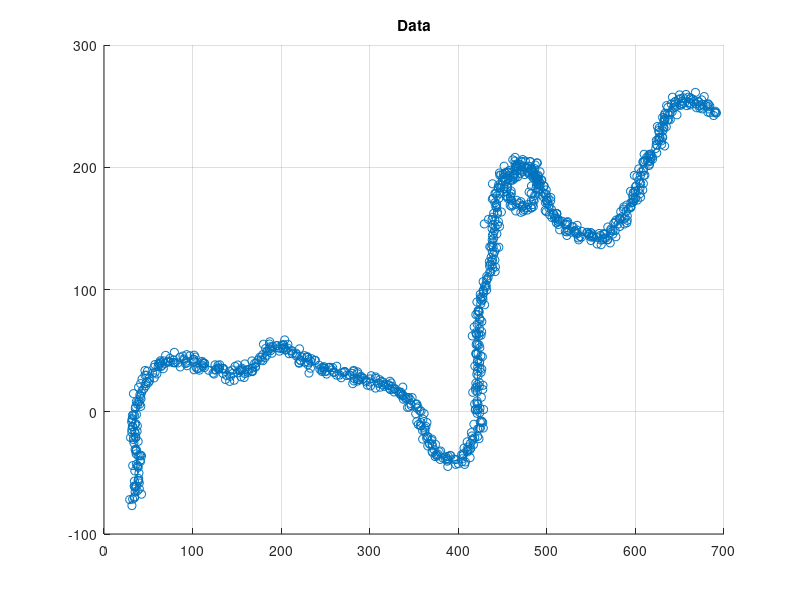
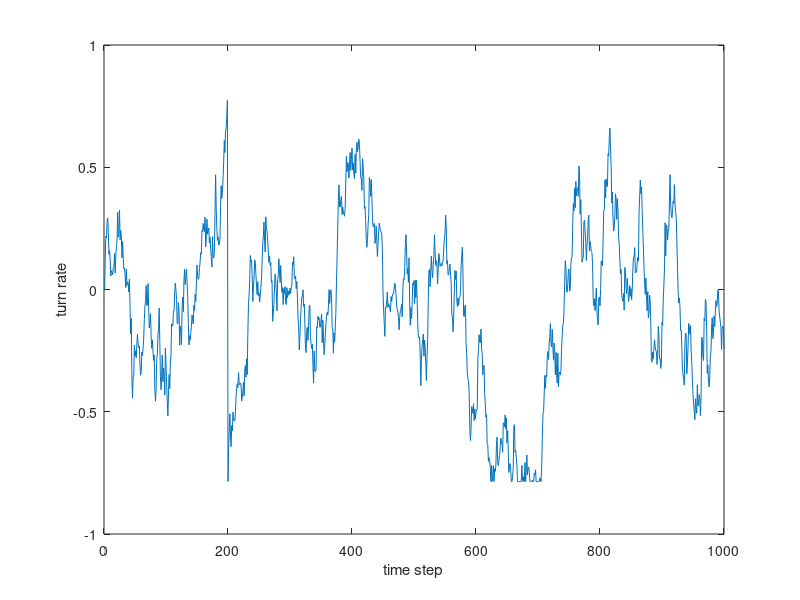

Write MATLAB code to recreate these figures, in order. (Note: this script raises an error after producing the figures.)
% get and plot the data
usePregen = true % choose between own generated data and pregenerated
if usePregen
    load task5data.mat
    fprintf('K = %i time steps with sampling intervall Ts = %f sec', K, Ts)
    figure(1); clf; grid on; hold on;
    % show ground truth and measurements
    plot(Xgt(1,:), Xgt(2,:));
    scatter(Z(1, :), Z(2, :));
    title('Data')
    % show turnrate
    figure(2); clf; grid on;
    plot(Xgt(5, :));
    xlabel('time step')
    ylabel('turn rate')
%%
else
    % rng(...) % random seed can be set for repeatability
    % inital state distribution
    x0 = [0, 0, 1, 1, 0]';
    P0 = diag([50, 50, 10, 10, pi/4].^2);
    % model parameters
%   % commented out to be able to run pregen without filling this in
%     qtrue = [...; ...];
%     rtrue = ...;
%     % sampling interval a lenght
%     K = ...;
%     Ts = ...;
    % get data
    [Xgt, Z] = sampleCTtraj(K, Ts, x0, P0, qtrue, rtrue);
    % show ground truth and measurements
    figure(1); clf; grid on; hold on;
    plot(Xgt(1,:), Xgt(2,:));
    scatter(Z(1, :), Z(2, :));
    title('Data')
    % show turnrate
    figure(2); clf; grid on;
    plot(Xgt(5, :));
    xlabel('time step')
    ylabel('turn rate')
end
%%
% 5 a: tune by hand and comment -- FILL IN THE DOTS

% allocate
xbar = zeros(4, K); 
xhat = zeros(4, K);
Pbar = zeros(4, 4, K);
Phat = zeros(4, 4, K);

% set parameters
q = 13;
r = 10;

% create the model and estimator object
model = discreteCVmodel(q, r);
ekf = EKF(model);

% initialize
xbar(:, 1) = [0 0 1 1]';
Pbar(:,:,1) = diag([50 50 10 10].^2);

for k = 1:K
    % estimate for this round
    [xhat(:,k),Phat(:,:,k)] = ...
        ekf.update(Z(:,k),xbar(:,k),Pbar(:,:,k));

    % Prediction for next round
    if k < K
        [xbar(:,k+1),Pbar(:,:,k+1)] = ...
            ekf.predict(xhat(:,k),Phat(:,:,k),Ts);
    end    
end

% calculate a performance metric
%RMSE = @(x, x_hat) (sqrt(mean((x' - x_hat').^2)));
posRMSE = sqrt(mean(sum((xhat(1:2,:)-Xgt(1:2,:)).^2,1))); % position RMSE
velRMSE = sqrt(mean(sum((xhat(3:4,:)-Xgt(3:4 ,:)).^2,1))); % velocity RMSE

% show results
figure(3); clf; grid on; hold on;
plot(Xgt(1,:), Xgt(2,:));
plot(xhat(1,:), xhat(2, :));
title(sprintf('q = %f, r = %f, posRMSE = %f, velRMSE= %f',q, r, posRMSE, velRMSE));
%%

% Task 5 b and c -- FILL IN THE DOTS

% parameters for the parameter grid
Nvals = 20;
qlow = 0.05;
qhigh = 10;
rlow = 0.1;
rhigh = 100;

% set the grid on logscale (not mandatory)
qs = logspace(log10(qlow), log10(qhigh), Nvals);
rs = logspace(log10(rlow), log10(rhigh), Nvals);

% allocate estimates
xbar = zeros(4, K);
Pbar = zeros(4, 4, K);
xhat = zeros(4, K);
Phat = zeros(4, 4, K);

% allocate for metrics over the grid
NIS = zeros(Nvals, Nvals, K);
NEES = zeros(Nvals, Nvals, K);


% other values of interest that can be stored
% only if you want to investigate something, like bias etc.
innovs = zeros ( Nvals , Nvals , 2 , K );
innovCorr = zeros ( Nvals , Nvals , 11 , 4) ;
NormInnov = zeros ( Nvals , Nvals , 2, K );
Ss = zeros ( Nvals , Nvals , 2 ,2, K) ;


% loop through the grid and estimate for each pair
% initialize (the same for all parameters can be used )
xbar(:,1) = [0 0 1 1]';
Pbar(:,:,1) = diag([50 50 10 10].^2) ;
% run through the grid and estimate
for qi = 1: Nvals
    display(qi/Nvals);
    for ri = 1: Nvals
        model = discreteCVmodel(qs(qi),rs(ri)) ;
        ekf = EKF(model);
        for k = 1: K
            NIS(qi,ri,k) = ekf.NIS(Z(:,k),xbar(:,k),Pbar(:,:,k));
            
            [xhat(:,k),Phat(:,:,k)] = ...
                ekf.update(Z(:,k),xbar(:,k),Pbar(:,:,k));
            
            NEES(qi,ri,k) = (Xgt(1:4,k)-xhat(:,k))'*...
                (Phat(:,:,k)\(Xgt(1:4,k)-xhat(:,k)));
            
            if k < K
                [xbar(:,k+1),Pbar(:,:,k+1)] = ...
                    ekf.predict(xhat(:,k),Phat(:,:,k),Ts);
            end
        end
        % some other quantities of interest
        [innovs(qi,ri,:,k),Ss(qi,ri,:,:,k)] = ...
            ekf.innovation(Z(:,k),xbar(:,k),Pbar(:,:,k));
        
        NormInnov(qi,ri,:,k) = ...
            chol(squeeze(Ss(qi,ri,:,:,k)))'\ ...
            squeeze(innovs(qi,ri,:,k));
        
        innovCorr(qi,ri,:,:) = ...
            xcorr(squeeze(NormInnov(qi,ri,:,:))',5) ;
    end
end

% calculate averages r x q x time
ANEES = mean(NEES,3);
ANIS = mean(NIS,3);
Ainnov = mean(innovs,4) ;

%%
% Task 5 b: ANIS plot -- FILL IN THE DOTS

% specify the  probabilities for confidence regions and calculate
alphas = [0.05 , 0.95];
CINIS = chi2inv ( alphas , 2* K )/ K;
disp(CINIS);

% plot
[qq ,rr] = meshgrid(qs, rs); % creates the needed grid for plotting
figure(4); clf; grid on;
surfc (qs , rs , ANIS' ) ; hold on ; % note transpose

caxis([0, 10])
[C, H] = contour3( qs , rs , ANIS' , CINIS ) ; % note transpose
i = 1;
while i <= size(C, 2)
    istart = i + 1;
    iend = i + C(2, i);
    % plots the countours on the surface
    plot3(C(1,istart:iend), C(2,istart:iend),ones(1,C(2, i))*C(1,i), 'r');
    i = i + C(2, i) + 1;
end
xlabel('q')
ylabel('r')
zlabel('ANIS')
zlim([0, 10])
%%
% Task 5 c: ANEES plot

% specify the  probabilities for confidence regions and calculate
alphas = [0.05 , 0.95];
CINEES = chi2inv ( alphas , 4* K )/ K;
% [...]
surfc ( qs ,rs , ANEES' ) ; hold on ; % note transpose
contour3 ( qs , rs , ANEES' , CINEES ); % note transpose

% plot
[qq ,rr] = meshgrid(qs, rs); % creates the needed grid for plotting
figure(8); clf; grid on;
surfc ( qs ,rs , ANEES' ); hold on ; % note transpose

caxis([0, 50])
[C, H] = contour3( qs , rs , ANEES', CINEES ); % note transpose

i = 1;
while i <= size(C, 2)
    istart = i + 1;
    iend = i + C(2, i);
    % plots the countours on the surface
    plot3(C(1,istart:iend), C(2,istart:iend),ones(1,C(2, i))*C(1,i), 'r');
    i = i + C(2, i) + 1;
end
xlabel('q')
ylabel('r')
zlabel('ANEES')
zlim([0, 50])
